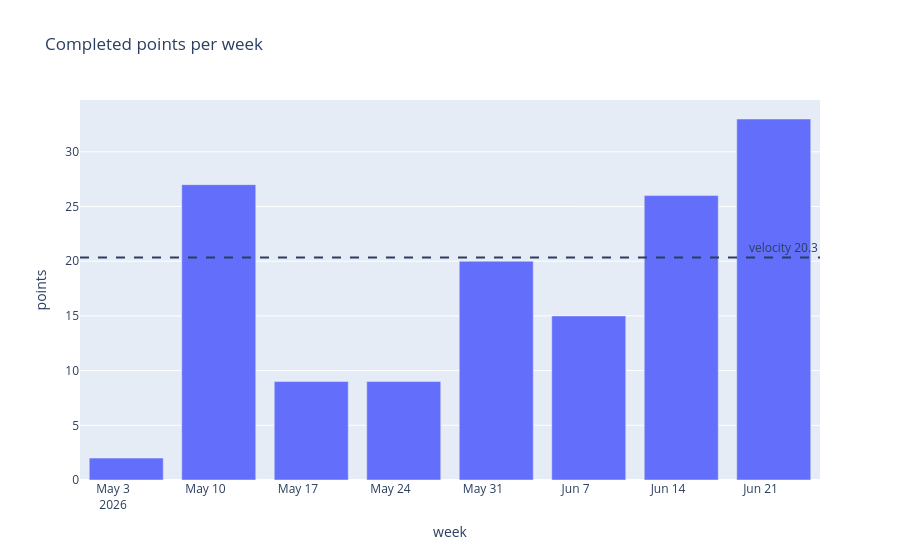

The notebook cell this image was saved under:
### Markdown cell above
## Completed points per week (last ~2 months)

### Code cell
hist = burndown.completed_history(items, weeks_back=8)
fig = go.Figure(go.Bar(x=[str(wk) for wk, _ in hist], y=[pts for _, pts in hist]))
fig.add_hline(y=v, line_dash="dash", annotation_text=f"velocity {v:.1f}")
fig.update_layout(title="Completed points per week", xaxis_title="week", yaxis_title="points")
fig.show()

### Figure 1 — Plotly figure (JSON) as saved in the notebook; plotly's stock layout.template omitted (floating-point values rounded to 4 significant figures)
{"data": [{"type": "bar", "x": ["2026-05-04", "2026-05-11", "2026-05-18", "2026-05-25", "2026-06-01", "2026-06-08", "2026-06-15", "2026-06-22"], "y": [2, 27, 9, 9, 20, 15, 26, 33]}], "layout": {"annotations": [{"showarrow": false, "text": "velocity 20.3", "x": 1, "xanchor": "right", "xref": "x domain", "y": 20.33, "yanchor": "bottom", "yref": "y"}], "shapes": [{"line": {"dash": "dash"}, "type": "line", "x0": 0, "x1": 1, "xref": "x domain", "y0": 20.33, "y1": 20.33, "yref": "y"}], "title": {"text": "Completed points per week"}, "xaxis": {"title": {"text": "week"}}, "yaxis": {"title": {"text": "points"}}}}
